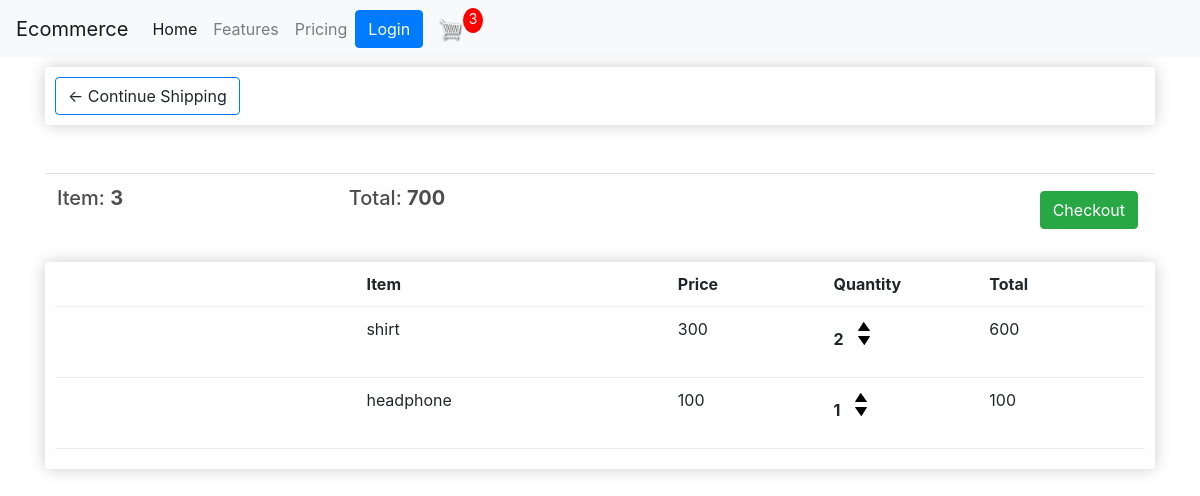
/cart (signed in), run on the app's committed database.
### essecommerceapp/models.py (models this page shows, shortened)
class Order(models.Model):
    customer=models.ForeignKey(Customer,on_delete=models.CASCADE)
    date=models.DateField(auto_now_add=True,blank=True,null=True)
    complete=models.BooleanField(default=False,null=True,blank=True)
    @property
    def get_cart_total_items(self):
        total=self.orderitem_set.all()
        t=0
        for i in total:
            t=t+i.quantity
        return t
    def get_cart_total_price(self):
        total=self.orderitem_set.all()
        t=0
        for i in total:
            t=t+i.get_total_price
        return t

class Orderitem(models.Model):
    product=models.ForeignKey(Product,on_delete=models.CASCADE)
    oder=models.ForeignKey(Order,on_delete=models.CASCADE)
    quantity=models.IntegerField(default=0,blank=True,null=True)
    date=models.DateField(auto_now_add=True,blank=True,null=True)
    @property
    def get_total_price(self):
        total=self.product.price * self.quantity
        return total

class Product(models.Model):
    name=models.CharField(max_length=250,null=True,blank=True)
    price=models.IntegerField()
    image=models.ImageField(blank=True,null=True)

### essecommerceapp/views.py (the view)
# urls.py: path('cart',cart),
def cart(request):
    if request.user.is_authenticated:
        customer=request.user.customer
        order,create= Order.objects.get_or_create(customer=customer,complete=False)
        items=order.orderitem_set.all()
        cartitems=order.get_cart_total_items
    else:
        items=[]
        order={'get_cart_total_items':0,
        'get_cart_total_price':0
        }
    context={'order':order,"items":items,"cartitems":cartitems}
    return render(request,'essecommerceapp/cart.html',context)

### templates/essecommerceapp/cart.html
{% extends "essecommerceapp/base.html" %}
{% load static %}
{% block content %}
<div class="row">
    <div class="col-lg-12">
        <div class="box-element">
            <a class="btn btn-outline-primary">&#x2190; Continue Shipping</a>
        </div>
        <br>
        <br>
        <table class="table">
            <tr>
                <th><h5>Item: <strong>{{ order.get_cart_total_items }}</strong></h5></th>
                <th><h5>Total: <strong>{{ order.get_cart_total_price }}</strong></h5></th>
                <th>
                    <a style = "float:right; margin: 5px;" class="btn btn-success" href="#">Checkout</a>
                </th>
            </tr>
        </table>
        <div class="box-element">
            <div class="cart-row">
                <div style="flex:2"></div>
                <div style="flex:2"><strong>Item</strong></div>
                <div style="flex:1"><strong>Price</strong></div>
                <div style="flex:1"><strong>Quantity</strong></div>
                <div style="flex:1"><strong>Total</strong></div>
            </div>
            {% for item in items %}
            <div class="cart-row">
                <div style="flex:2"></div>
                <div style="flex:2">{{ item.product.name }}</div>
                <div style="flex:1">{{ item.product.price }}</div>
                <div style="flex:1">
                    <p class="quantity">{{ item.quantity }}</p>
                    <div class="quantity">
                        <img class="chg-quantity" src="{% static  'images/arrow-up.png' %}">
                        <img class="chg-quantity" src="{% static  'images/arrow-down.png' %}">
                    </div>
                </div>
                <div style="flex:1"><p> {{ item.get_total_price }}</p></div>
            </div>
            {% endfor %}
        </div>
    </div>
</div>
{% endblock %}

### static/css/main.css (style rules this page uses)
body { background-color: hsl(0, 0%, 98%); }
h1,h2,h3,h4,h5,h6 { color:hsl(0, 0%, 30%); }
.box-element { box-shadow:hsl(0, 0%, 80%) 0 0 16px; background-color: #fff; border-radius: 4px; padding: 10px; }
.col-lg-4, .col-lg-6, .col-lg-8, .col-lg-12 { margin-top: 10px; }
.btn { border-radius: 0; }
.cart-row { display: flex; align-items: flex-stretch; padding-bottom: 10px; margin-bottom: 10px; border-bottom: 1px solid #ececec; }
.quantity { display: inline-block; font-weight: 700; padding-right:10px; }
.chg-quantity { width: 12px; cursor: pointer; display: block; margin-top: 5px; transition:.1s; }

### data on the page
Order: get_cart_total_items "3", get_cart_total_price "700"
Orderitem: product.name "shirt", product.price "300", quantity "2", get_total_price "600"
Orderitem: product.name "headphone", product.price "100", quantity "1", get_total_price "100"

### other printed values
{{ cartitems }} "3"
